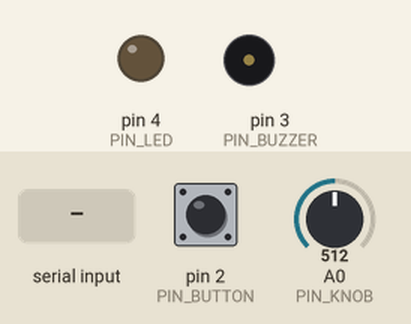
Recording of a sketch running on a simulated Arduino Mega 2560, built with avr-gcc and run on an emulated ATmega2560. Shown: output pins drawn as LEDs (lit = HIGH), buzzer (waves = sounding, pin HIGH). Inputs (shaded band) come from the test bench; at power-on: pin 2 (PIN_BUTTON) LOW, A0 (PIN_KNOB) = 512. What the sketch prints to the serial monitor is not drawn.

Above: at 1.9 s.
2.0 s: "H\n" received over Serial
Timing chart, 0 to 11.0 s (numbered marks = the images above; inputs shaded):
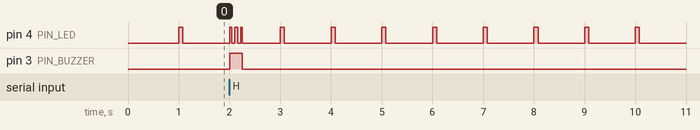

Measured:
- after the input at 2.0 s, pin 3 (PIN_BUZZER): LOW → HIGH at once, → LOW 0.25 s later

The sketch:

board_mega_knob.ino
```cpp
/*
 * Snow Day board controller: Arduino Mega 2560 + Grove Starter Kit, USB serial.
 * No accelerometer needed: a Grove ROTARY ANGLE SENSOR (knob) sits at the plank's pivot,
 * so tilting the plank turns the knob. Same USB line protocol as the ESP32 version.
 *
 * Arduino IDE: Tools -> Board -> Arduino AVR Boards -> "Arduino Mega or Mega 2560".
 * Processor: ATmega2560. No extra libraries.
 *
 * Wiring (Grove Base Shield on top of the Mega, shield switch set to 5V):
 *   Rotary angle sensor -> A0
 *   Buzzer              -> D3   (hit feedback)
 *   LED                 -> D4   (status / hit flash)
 *   Button  (optional)  -> D2   (press = recalibrate with the plank level)
 *
 * Board -> host (115200 baud, one line each):  S,<steer -1..1>   I,<info>
 * Host -> board:  H (hit)   L,<off|idle|warn|hit>   C (recalibrate)
 */

// ---------- tuning (change these at the event) ----------
const float FULL_TILT_DEG = 12.0;   // plank tilt that gives full steer (1.0)
const float DEADZONE_DEG = 1.5;     // ignore tiny wobbles around level
const float FILTER_ALPHA = 0.3;     // 0..1, lower = smoother but laggier
const bool INVERT = false;          // set true if leaning left steers right
const float KNOB_RANGE_DEG = 300.0; // Grove rotary sensor turns ~300 deg over 0..1023

const int PIN_KNOB = A0;
const int PIN_BUZZER = 3;
const int PIN_LED = 4;
const int PIN_BUTTON = 2;

const unsigned long SEND_EVERY_MS = 20;  // 50 lines per second
const unsigned long HIT_MS = 250;
const unsigned long MAX_BUZZ_MS = 600;   // safety: never buzz longer than this

float neutralDeg = 0;
float filteredDeg = 0;
unsigned long lastSend = 0;
unsigned long hitUntil = 0;
unsigned long buzzStartedAt = 0;
String ledEffect = "idle";
String inbox = "";
bool lastButton = false;

float readKnobDeg() {
  long sum = 0;
  for (int i = 0; i < 8; i++) sum += analogRead(PIN_KNOB);  // average out ADC noise
  float raw = sum / 8.0;
  return raw * KNOB_RANGE_DEG / 1023.0;
}

void calibrate() {
  // Plank level, nobody leaning. Average ~0.5 s of readings.
  float sum = 0;
  for (int i = 0; i < 50; i++) {
    sum += readKnobDeg();
    delay(10);
  }
  neutralDeg = sum / 50.0;
  filteredDeg = neutralDeg;
  Serial.print("I,calibrated neutral=");
  Serial.print(neutralDeg, 1);
  Serial.println(" deg");
  if (neutralDeg < 20 || neutralDeg > KNOB_RANGE_DEG - 20) {
    Serial.println("I,warning: knob near its end stop, re-mount it nearer the middle");
  }
}

float steerFromDeg(float deg) {
  float d = deg - neutralDeg;
  if (INVERT) d = -d;
  if (fabs(d) < DEADZONE_DEG) return 0;
  d = d > 0 ? d - DEADZONE_DEG : d + DEADZONE_DEG;
  float s = d / (FULL_TILT_DEG - DEADZONE_DEG);
  if (s > 1) s = 1;
  if (s < -1) s = -1;
  return s;
}

void updateOutputs(unsigned long now) {
  bool hitting = now < hitUntil;
  if (hitting && buzzStartedAt == 0) buzzStartedAt = now;
  if (!hitting) buzzStartedAt = 0;
  bool buzzSafe = buzzStartedAt == 0 || now - buzzStartedAt < MAX_BUZZ_MS;
  digitalWrite(PIN_BUZZER, (hitting && buzzSafe) ? HIGH : LOW);

  bool led;
  if (hitting) led = (now / 60) % 2;                    // fast flash during a hit
  else if (ledEffect == "warn") led = (now / 250) % 2;
  else if (ledEffect == "idle") led = (now % 1000) < 80;  // heartbeat
  else if (ledEffect == "hit") led = true;
  else led = false;
  digitalWrite(PIN_LED, led ? HIGH : LOW);
}

void handleCommand(String cmd) {
  cmd.trim();
  if (cmd == "H") {
    hitUntil = millis() + HIT_MS;
  } else if (cmd.startsWith("L,")) {
    String e = cmd.substring(2);
    if (e == "off" || e == "idle" || e == "warn" || e == "hit") ledEffect = e;
  } else if (cmd == "C") {
    calibrate();
  }
}

void readCommands() {
  while (Serial.available()) {
    char c = Serial.read();
    if (c == '\n' || c == '\r') {
      if (inbox.length()) handleCommand(inbox);
      inbox = "";
    } else if (inbox.length() < 32) {
      inbox += c;
    } else {
      inbox = "";  // junk with no newline: resync
    }
  }
}

void setup() {
  pinMode(PIN_BUZZER, OUTPUT);
  digitalWrite(PIN_BUZZER, LOW);  // buzzer OFF before anything else
  pinMode(PIN_LED, OUTPUT);
  pinMode(PIN_BUTTON, INPUT);
  Serial.begin(115200);
  delay(200);
  Serial.println("I,Snow Day board (Mega 2560 + knob) starting");
  calibrate();
}

void loop() {
  unsigned long now = millis();
  readCommands();

  bool button = digitalRead(PIN_BUTTON) == HIGH;
  if (button && !lastButton) calibrate();
  lastButton = button;

  float deg = readKnobDeg();
  filteredDeg += FILTER_ALPHA * (deg - filteredDeg);

  if (now - lastSend >= SEND_EVERY_MS) {
    lastSend = now;
    Serial.print("S,");
    Serial.println(steerFromDeg(filteredDeg), 2);
  }
  updateOutputs(now);
}
```
